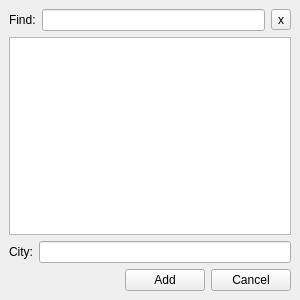
<ui version="4.0" >
 <class>CitiesDialog</class>
 <widget class="QDialog" name="CitiesDialog" >
  <property name="geometry" >
   <rect>
    <x>0</x>
    <y>0</y>
    <width>300</width>
    <height>300</height>
   </rect>
  </property>
  <property name="windowTitle" >
   <string>Cities</string>
  </property>
  <layout class="QGridLayout" >
   <property name="margin" >
    <number>9</number>
   </property>
   <property name="spacing" >
    <number>6</number>
   </property>
   <item row="0" column="0" >
    <layout class="QGridLayout" >
     <property name="margin" >
      <number>0</number>
     </property>
     <property name="spacing" >
      <number>6</number>
     </property>
     <item row="3" column="0" >
      <layout class="QHBoxLayout" >
       <property name="margin" >
        <number>0</number>
       </property>
       <property name="spacing" >
        <number>6</number>
       </property>
       <item>
        <spacer>
         <property name="orientation" >
          <enum>Qt::Horizontal</enum>
         </property>
         <property name="sizeHint" >
          <size>
           <width>40</width>
           <height>20</height>
          </size>
         </property>
        </spacer>
       </item>
       <item>
        <widget class="QPushButton" name="addpushButton" >
         <property name="text" >
          <string>Add</string>
         </property>
         <property name="autoDefault" >
          <bool>false</bool>
         </property>
        </widget>
       </item>
       <item>
        <widget class="QPushButton" name="cancelpushButton" >
         <property name="text" >
          <string>Cancel</string>
         </property>
         <property name="autoDefault" >
          <bool>false</bool>
         </property>
        </widget>
       </item>
      </layout>
     </item>
     <item row="2" column="0" >
      <layout class="QHBoxLayout" >
       <property name="margin" >
        <number>0</number>
       </property>
       <property name="spacing" >
        <number>6</number>
       </property>
       <item>
        <widget class="QLabel" name="label_2" >
         <property name="text" >
          <string>City:</string>
         </property>
        </widget>
       </item>
       <item>
        <widget class="QLineEdit" name="addlineEdit" />
       </item>
      </layout>
     </item>
     <item row="0" column="0" >
      <layout class="QHBoxLayout" >
       <property name="margin" >
        <number>0</number>
       </property>
       <property name="spacing" >
        <number>6</number>
       </property>
       <item>
        <widget class="QLabel" name="label" >
         <property name="text" >
          <string>Find:</string>
         </property>
        </widget>
       </item>
       <item>
        <widget class="QLineEdit" name="findlineEdit" />
       </item>
       <item>
        <widget class="QToolButton" name="cleartoolButton" >
         <property name="focusPolicy" >
          <enum>Qt::NoFocus</enum>
         </property>
         <property name="text" >
          <string>x</string>
         </property>
        </widget>
       </item>
      </layout>
     </item>
     <item row="1" column="0" >
      <widget class="QListView" name="listView" />
     </item>
    </layout>
   </item>
  </layout>
 </widget>
 <tabstops>
  <tabstop>findlineEdit</tabstop>
  <tabstop>addlineEdit</tabstop>
  <tabstop>addpushButton</tabstop>
  <tabstop>listView</tabstop>
  <tabstop>cancelpushButton</tabstop>
 </tabstops>
 <resources/>
 <connections>
  <connection>
   <sender>cancelpushButton</sender>
   <signal>clicked()</signal>
   <receiver>CitiesDialog</receiver>
   <slot>reject()</slot>
   <hints>
    <hint type="sourcelabel" >
     <x>380</x>
     <y>437</y>
    </hint>
    <hint type="destinationlabel" >
     <x>335</x>
     <y>374</y>
    </hint>
   </hints>
  </connection>
  <connection>
   <sender>cleartoolButton</sender>
   <signal>clicked()</signal>
   <receiver>findlineEdit</receiver>
   <slot>clear()</slot>
   <hints>
    <hint type="sourcelabel" >
     <x>368</x>
     <y>18</y>
    </hint>
    <hint type="destinationlabel" >
     <x>300</x>
     <y>18</y>
    </hint>
   </hints>
  </connection>
 </connections>
</ui>
